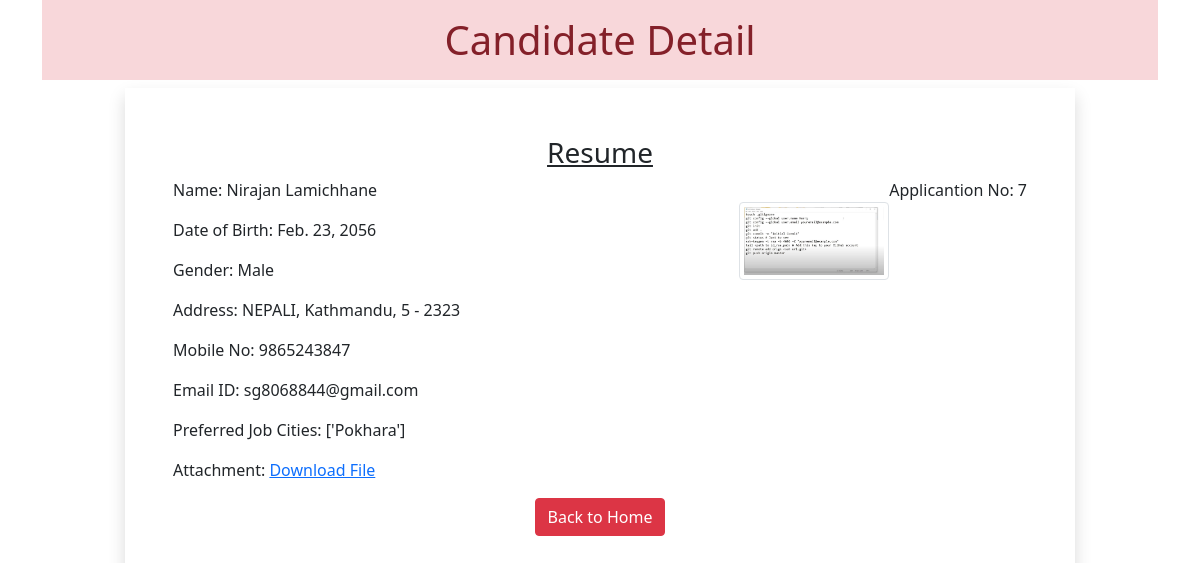
/7, run on the app's committed database.
### Myapp/models.py (models this page shows)
class Resume(models.Model):
    name = models.CharField(max_length=100)
    dob = models.DateField(auto_now=False, auto_now_add=False)
    gender = models.CharField(max_length=10)
    locality = models.CharField(max_length=20)
    city = models.CharField(max_length=20)
    pin = models.PositiveIntegerField()
    state = models.CharField(choices=states, max_length=30)
    mobile = models.PositiveIntegerField()
    email = models.EmailField()
    job_city = models.CharField(max_length=30)
    profile_image = models.ImageField(upload_to='profileimg', blank=True)
    my_file = models.FileField(upload_to='doc', blank=True)

### Myapp/views.py (the view)
# urls.py: path('<int:pk>', views.CandidateView.as_view(), name='candidate'),
class CandidateView(View):
    def get(self, request, pk):
        candidate = Resume.objects.get(pk=pk)
        return render(request, 'candidate.html', {'candidate': candidate})

### Myapp/templates/candidate.html (shortened to what this page needs)
<!doctype html>
<html lang="en">
  <head>
    <link href="https://cdn.jsdelivr.net/npm/bootstrap@5.1.3/dist/css/bootstrap.min.css" rel="stylesheet">
    <link rel="stylesheet" href="//code.jquery.com/ui/1.12.1/themes/base/jquery-ui.css">
  </head>
  <body>
   <div class="container">
   <h1 class="alert-danger text-center p-3">Candidate Detail</h1>
   <div class="row">
    <div class="col-sm-10 shadow p-5 offset-sm-1">
     <h3 class="text-center"><u>Resume</u></h3>
     <p class="float-end">Applicantion No: {{candidate.id}}</p>
     <img src="{{candidate.profile_image.url}}" alt="Not shown" class="img-fluid img-thumbnail float-end mt-4" width="150" height="150">
     <p>Name: {{candidate.name}}</p>
     <p>Date of Birth: {{candidate.dob}}</p>
     <p>Gender: {{candidate.gender}}</p>
     <p>Address: {{candidate.locality}}, {{candidate.city}}, {{candidate.state}} - {{candidate.pin}}</p>
     <p>Mobile No: {{candidate.mobile}}</p>
     <p>Email ID: {{candidate.email}}</p>
     <p>Preferred Job Cities: {{candidate.job_city}}</p>
     <p>Attachment: <a href="{{candidate.my_file.url}}">Download File</a></p>
    <div class="text-center">
     <a href="/" class="btn btn-danger">Back to Home</a>
    </div>
    </div>
   </div>
  </div>
  </body>
</html>

### data on the page
Resume: id "7", profile_image (picture), name "Nirajan Lamichhane", dob "Feb. 23, 2056", gender "Male", locality "NEPALI", city "Kathmandu", state "5", pin "2323", mobile "9865243847", email "sg8068844@gmail.com", job_city "['Pokhara']"
